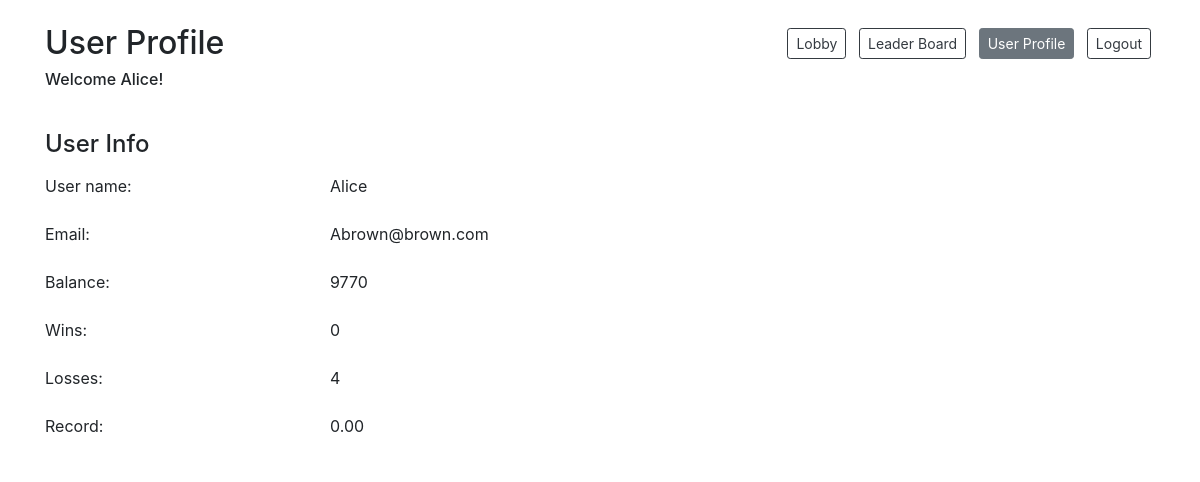
The page /user-profile (signed in) on the database as committed earlier.
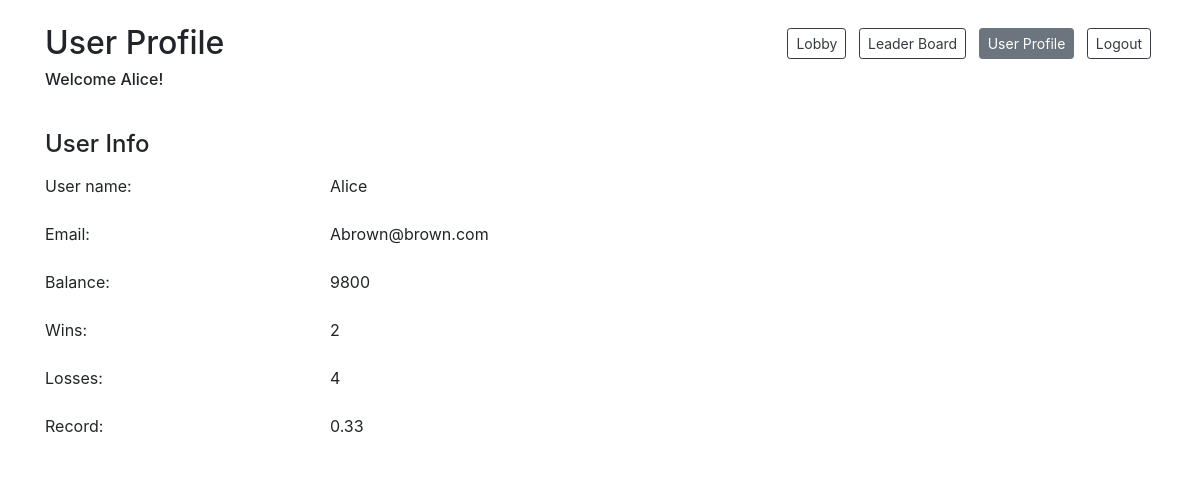
The same page on the database as committed later.
### models.py (models this page shows)
class User(db.Model):
    __tablename__ = "users"
    id = db.Column(db.Integer, primary_key=True)
    user_name = db.Column(db.String(255))
    email = db.Column(db.String(255))
    password = db.Column(db.String(255))
    balance = db.Column(db.Integer)
    photo = db.Column(db.BLOB)
    current_game_id = db.Column(db.Integer, db.ForeignKey("games.id"), nullable=True)  # is null if not currently in a game
    current_game = db.relationship("Game", foreign_keys=[current_game_id], backref="game_users")
    created_at = db.Column(db.DateTime, server_default=func.now())
    updated_at = db.Column(db.DateTime, server_default=func.now(), onupdate=func.now())

### controller.py (the view)
def user_profile():
    if 'user_id' in session:
        user = getUser(session['user_id'])
        if user:
            user_info = getUserProfile(user)
            return render_template('user-profile.html', user = user_info)
    return redirect('/login-registration')

### utilities.py (called while the page is built)
def getUser(user_id):
    user = User.query.get(user_id)
    return user

def getUserProfile(user):
    info = {}
    info['user_name'] = user.user_name
    info['email'] = user.email
    info['balance'] = user.balance
    result = Player.query.join(User).with_entities(func.count(Player.result).label('wins')).filter(Player.result==2, Player.player_id==user.id).first()
    if result:
        info['wins'] = result.wins
    else:
        info['wins'] = 0
    result = Player.query.join(User).with_entities(func.count(Player.result).label('losses')).filter(Player.result==3, User.id==user.id).group_by(User.id).first()
    if result:
        info['losses'] = result.losses
    else:
        info['losses'] = 0
    return info

### templates/user-profile.html (shortened to what this page needs)
<!DOCTYPE html>
<html lang="en">
<head>
    <link href="https://stackpath.bootstrapcdn.com/bootstrap/4.4.1/css/bootstrap.min.css" rel="stylesheet">
</head>
<body>
    <div class="container bg-white">
        <div class="row justify-content-between mt-4 mb-2">
            <div class="col-auto">
                <h2>User Profile</h2>
                <h6>Welcome {{user.user_name}}!</h6>
            </div>
            <div class="col-auto">
                <a href="/lobby" class="col-auto btn btn-outline-dark btn-sm mx-1 mt-1 mb-3">Lobby</a>
                <a href="/leaderboard" class="col-auto btn btn-outline-dark btn-sm mx-1 mt-1 mb-3">Leader Board</a>
                <a href="#" class="inactive col-auto btn btn-secondary btn-sm mx-1 mt-1 mb-3">User Profile</a>
                <a href="/logout-action" class="col-auto btn btn-outline-dark btn-sm mx-1 mt-1 mb-3">Logout</a>
            </div>
        </div>
        <h4 class="pb-2 pt-4">User Info</h4>
        <div class="row mb-2 align-items-left">
            <p class="col-2">User name: </p>
            <div class="col-1"></div>
            <p class="col-2">{{user.user_name}}</p>
        </div>
        <div class="row mb-2 align-items-left">
            <p class="col-2">Email: </p>
            <div class="col-1"></div>
            <p class="col-2">{{user.email}}</p>
        </div>
        <div class="row mb-2 align-items-left">
            <p class="col-2">Balance: </p>
            <div class="col-1"></div>
            <p class="col-2">{{user.balance}}</p>
        </div>
        <div class="row mb-2 align-items-left">
            <p class="col-2">Wins: </p>
            <div class="col-1"></div>
            <p class="col-2">{{user.wins}}</p>
        </div>
        <div class="row mb-2 align-items-left">
            <p class="col-2">Losses: </p>
            <div class="col-1"></div>
            <p class="col-2">{{user.losses}}</p>
        </div>
        <div class="row mb-2 align-items-left">
            <p class="col-2">Record: </p>
            <div class="col-1"></div>
            {% if user.wins or user.losses %}
            <p class="col-2">{{'%0.2f'| format(user.wins/(user.wins+user.losses))}}</p>
            {% endif %}
        </div>
    </div>
</body>
</html>

Rows that differ between the two databases and show on the page:
changed User "Alice": balance "9770" → "9800"
Other text that changed with them:
{{ user.wins }}: "0" → "2"
{{ '%0.2f'| format(user.wins/(user.wins+user.losses)) }}: "0.00" → "0.33"
